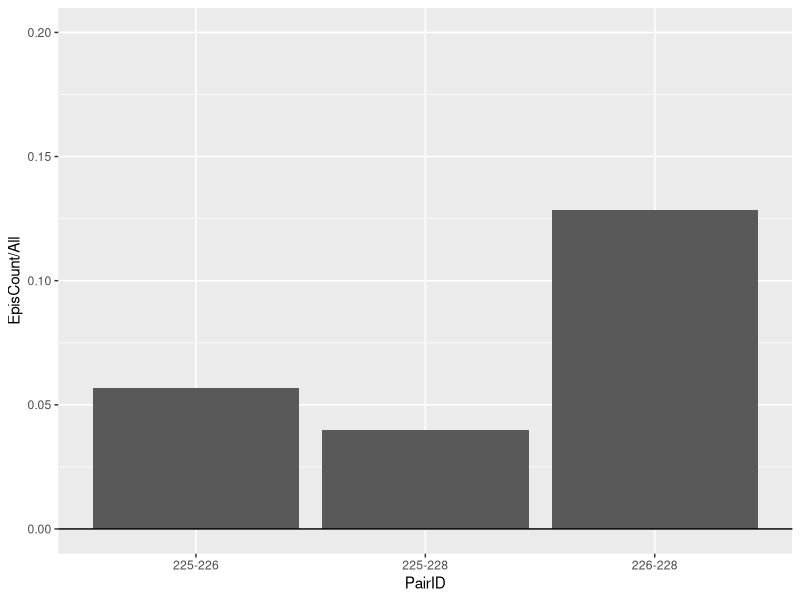
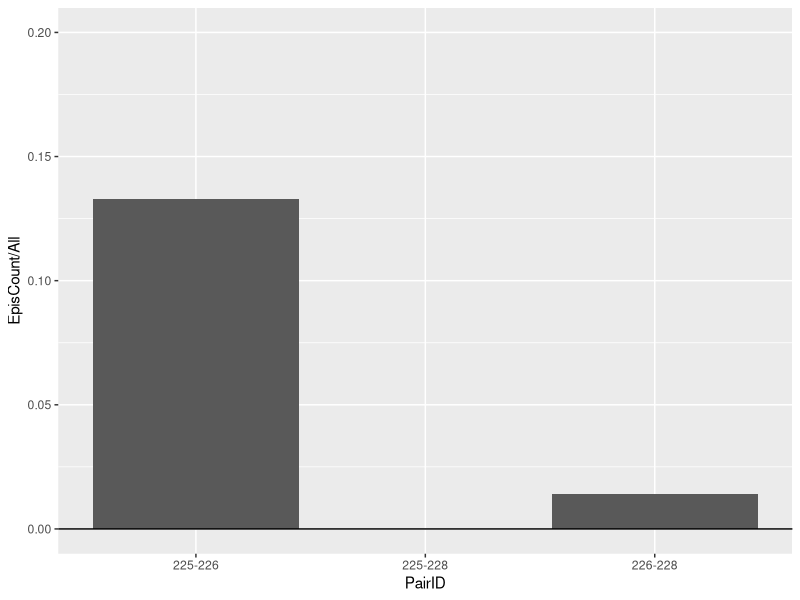

These charts were generated, in order, by the following R code:
#R code
library(ggplot2)
library(scales)
library(RColorBrewer)
library(readr)
library(tidyr)
library(reshape)
library(stringr)
library(dplyr)
require(cowplot)

freqplot <- function(StrainTable,graphname){
  p <- ggplot(StrainTable, aes(PairID,EpisCount/All)) + 
         geom_bar(stat='identity') +
         ylim(0,0.2) +
         geom_hline(yintercept=0)
  ggsave(graphname,p,height=2,width=1.5)
  }

FisherTest <- function(n1,k1,n2,k2){
  print(fisher.test(rbind(c(k1,n1-k1), c(k2,n2-k2)), alternative="two.sided"))
  }

EpisTable <- read_tsv('result/EpisCountAroundWT.tsv')
HK68 <- filter(EpisTable,Strain=='HK68')
WSN  <- filter(EpisTable,Strain=='WSN')
freqplot(HK68,'graph/HK68_EpisCount.png')
freqplot(WSN, 'graph/WSN_EpisCount.png')

HK68_225vs226 <- filter(EpisTable,Strain=='HK68',PairID=='225-226')
HK68_226vs228 <- filter(EpisTable,Strain=='HK68',PairID=='226-228')
HK68_225vs228 <- filter(EpisTable,Strain=='HK68',PairID=='225-228')
WSN_225vs226 <- filter(EpisTable,Strain=='WSN',PairID=='225-226')
WSN_226vs228 <- filter(EpisTable,Strain=='WSN',PairID=='226-228')
WSN_225vs228 <- filter(EpisTable,Strain=='WSN',PairID=='225-228')
print ('For HK68 around WT 225-226 vs 226-228')
FisherTest(HK68_225vs226$All,HK68_225vs226$EpisCount,HK68_226vs228$All,HK68_226vs228$EpisCount)
print ('For HK68 around WT 225-226 vs 225-228')
FisherTest(HK68_225vs226$All,HK68_225vs226$EpisCount,HK68_225vs228$All,HK68_225vs228$EpisCount)
print ('For HK68 around WT 225-228 vs 226-228')
FisherTest(HK68_225vs228$All,HK68_225vs228$EpisCount,HK68_226vs228$All,HK68_226vs228$EpisCount)
print ('For WSN around WT 225-226 vs 226-228')
FisherTest(WSN_225vs226$All,WSN_225vs226$EpisCount,WSN_226vs228$All,WSN_226vs228$EpisCount)
print ('For WSN around WT 225-226 vs 225-228')
FisherTest(WSN_225vs226$All,WSN_225vs226$EpisCount,WSN_225vs228$All,WSN_225vs228$EpisCount)
print ('For WSN around WT 225-228 vs 226-228')
FisherTest(WSN_225vs228$All,WSN_225vs228$EpisCount,WSN_226vs228$All,WSN_226vs228$EpisCount)
